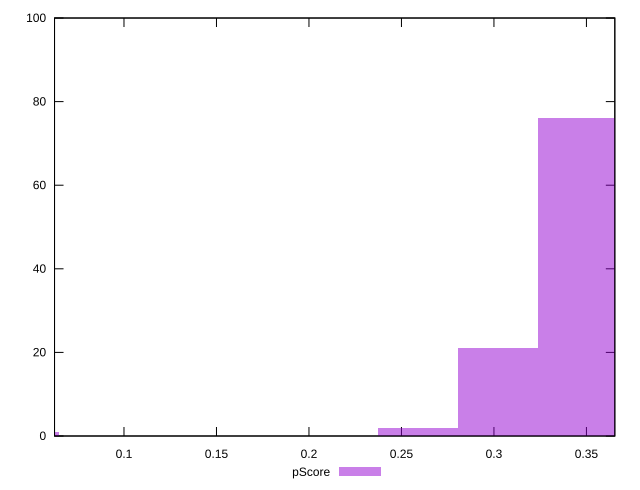

Generate this figure with gnuplot:
reset

$pScore <<EOF
0.043187246498628235 1
0.3454979719890259 76
0.3023107254903976 21
0.2591234789917694 2
EOF

set key outside below
set boxwidth 0.043187246498628235
set xrange [0.06245539902810038:0.36534760307969977]
set yrange [0:100]
set trange [0:100]
set style fill transparent solid 0.5 noborder
set terminal svg size 640, 490 enhanced background rgb 'white'
set output "report_00018_2021-02-10T15-25-16.877Z/max-potential-fid/samples/pages+cached/pScore/histogram.svg"

plot $pScore title "pScore" with boxes

reset
